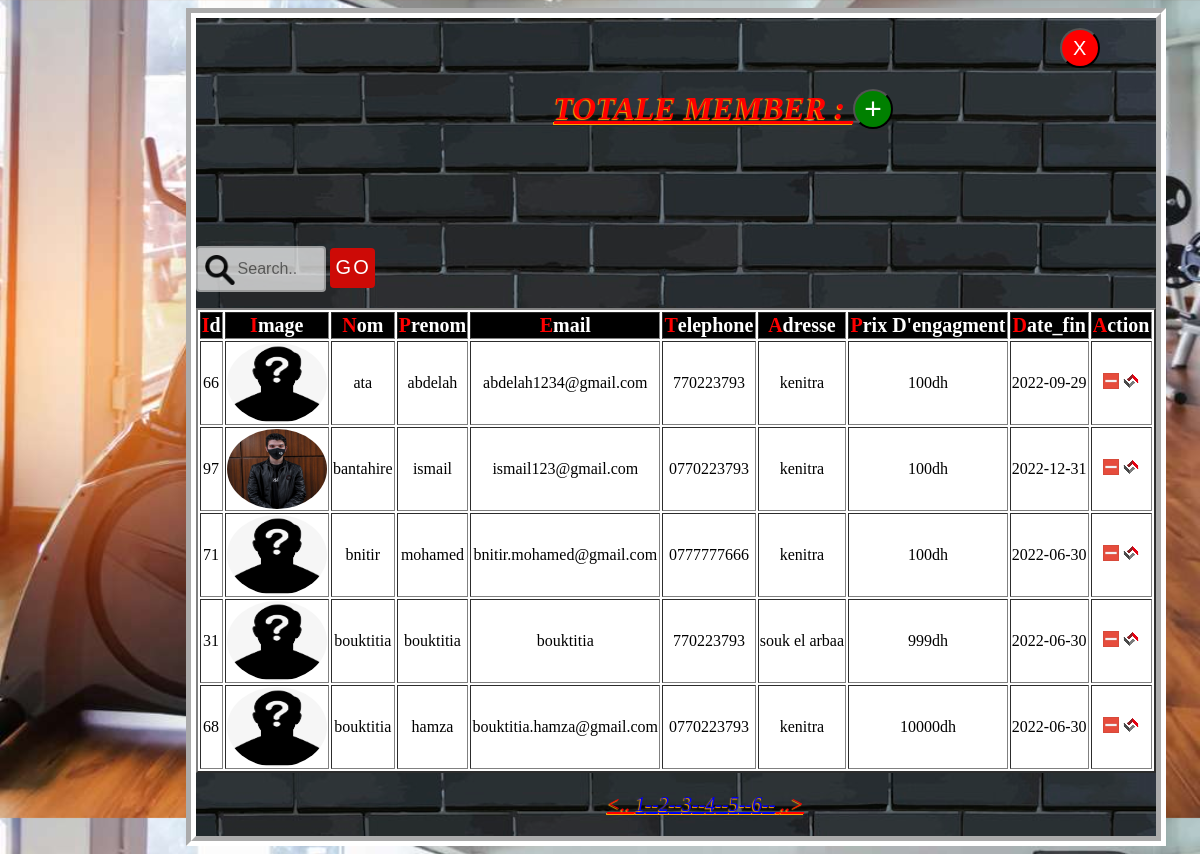
Page /Monprojet/totalm.php on the committed database.
### tables this page shows
CREATE TABLE `personne` (
  `id_personne` int(11) NOT NULL,
  `nom` varchar(40) NOT NULL,
  `prenom` varchar(40) NOT NULL,
  `adresse` varchar(50) NOT NULL,
  `email` varchar(50) NOT NULL,
  `telephone` varchar(11) NOT NULL,
  `date_fin` date NOT NULL,
  `prix` varchar(20) NOT NULL,
  `img_m` varchar(50) NOT NULL,
  `date_insc` date NOT NULL DEFAULT current_timestamp(),
  `now` date DEFAULT NULL
);

### Monprojet/totalm.php (the view, shortened to what this page needs)
<?php
$servername="localhost";
$username="root";
$password="";
$con=mysqli_connect($servername, $username, $password);
mysqli_select_db($con,"gss");
if (isset($_GET['srch'])) {
     $idsearch=$_GET['srch'];
  $requete1 = "SELECT * FROM personne ORDER BY nom,prenom WHERE nom='$idsearch';";
          $resultat5=mysqli_query($con,$requete1);
     }
     else{
$nblim=5;
$requete1 = "SELECT * FROM personne ;";
$resultat1=mysqli_query($con,$requete1);
$results_r=mysqli_num_rows($resultat1);
   $nbpages=ceil($results_r/$nblim);
  if (!isset($_GET['page'])) {
      $page=1;
    }
    else{
      $page=$_GET['page'];
    }
    $this_first=($page-1)*$nblim;
     $requete1 = "SELECT * FROM personne ORDER BY nom,prenom LIMIT $this_first,$nblim;";
$resultat5=mysqli_query($con,$requete1);}
?>
<html>
    <head>
    </head>
    <body>
        <div class="carr">
            <a  style="" href="admin_html.php"><button class="ferm">X</button></a>
            <div class="entet">
             <h1 class="sall"  ">TOTALE MEMBER : <a  style="    " href="ajoutermv2.php"><button class="add_p">+</button></a>
             </h1>
            </div>
 <form action="totphp.php" method="post">
              <input class="search" type="txt" name="idsearch" placeholder="Search.." autofocus >
                <input class="" type="submit" name="btnsh" value="GO"/>
            </form>
          <table border="2">
        <tr>
          <th>id</th>
          <th>image</th>
          <th>nom</th>
          <th>prenom</th>
          <th>email</th>
           <th>telephone</th>
          <th>adresse</th>
          <th>prix d'engagment</th>
          <th>date_fin</th>
          <th>Action</th>
         </tr>
   <?php while($data=mysqli_fetch_array($resultat5)){?>
				<tr>
				<td><label><?php echo $data['id_personne'];?></label></td>
        <td><img class="prod" src="img_m/<?php echo $data['img_m'];?>"></td>
					<td><label><?php echo $data['nom'];?></label></td>
					<td><label><?php echo $data['prenom'];?></label></td>
               <td><label><?php echo $data['email'];?></label></td>
               <td><label><?php echo $data['telephone'];?></label></td>
               <td><label><?php echo $data['adresse'];?></label></td>
                 <td><label><?php echo $data['prix'];?></label></td>
					<td><label><?php echo $data['date_fin'];?></label></td>
					<td>
					<label><a onclick="return confirm('Etes vous sur de vouloir supprimer cette perssone?')" href="totalm.php?delete=<?php echo $data['id_personne']; ?>"><img src="minus.png"></a>
					<label><a href="ajoutermv2.php?editt=<?php echo $data['id_personne']; ?>"><img src="favicon.png"></a>
					</label>
					</td>
				</tr>
    			<?php } ?>
    </table>
    <p class="pages">
     <..
    <?php
           for ($page=1; $page <=$nbpages; $page++) {
             echo '<a href="totalm.php?page='.$page.'">'.$page.'--</a>';
           }
          ?>
            ..>
          </p>
        </div>
    </body>
</html>

### Monprojet/totalm.php (style rules this page uses)
body { background-size: 100%; background-image: url(img/sallsp1.jpg); }
.carr { border: 10px groove #fff ; width:60em ; height:100% auto; margin-left:15%; background-image:url(img/sport.jpg); background-size:100%; }
.search { transition: width 0.4s ease-in-out; }
.search { width: 130px; box-sizing: border-box; border: 2px solid #ccc; border-radius: 4px; font-size: 16px; background-color: white; background-image: url('img/magnifying-glass.png'); background-size:30px; background-position: 7px 7px; background-repeat: no-repeat; padding: 12px 20px 12px 40px; transition: width 0.4s ease-in-out; opacity: 0.7; }
input[type=submit] { font-family: 'source sans pro',sans-serif; letter-spacing:2px; background-color: #25252A; text-align: center; width:45px; height:40px; border: none; color: white; background-color: rgb(205,10,6); border-radius: 4px; box-shadow: inset 0 0 0 #f9e506; transition: ease-out 0.3s; font-size:20px; outline: none; }
.entet { width:100%; height:20% ; background-size: 100%; }
.sall { text-decoration:underline; text-align:center; color: red; text-shadow:-1px 1px 1px orange; margin-left:0%; margin-left:3em; font-style: oblique; }
table { margin-left:0px; background-color:white; width:100%; }
th:first-letter { color:red; font-family: verdana; }
th { font-size:20px; text-transform: capitalize; }
.ferm { background-color: red; color:white; font-size:20px; width:40px; height: 40px; margin-left:90%; margin-top:10px ; border-radius: 50%; }
th { background-color: black; color:white; }
.prod { width: 100px; height:80px; border-radius:50%; background-position:center; }
.add_p { background-color:green; color:white; font-size:30px; width:40px; height: 40px; border-radius: 50%; }
td { text-align: center; }
.pages { text-align: center; text-decoration:underline; text-align:center; color: red; text-shadow:-1px 1px 1px orange; margin-left:0%; margin-left:3em; font-style: oblique; font-size: 20px; }

### rows in the picture
personne: id_personne "66", img_m (picture), nom "ata", prenom "abdelah", email "abdelah1234@gmail.com", telephone "770223793", adresse "kenitra", prix "100dh", date_fin "2022-09-29"
personne: id_personne "97", img_m (picture), nom "bantahire", prenom "ismail", email "ismail123@gmail.com", telephone "0770223793", adresse "kenitra", prix "100dh", date_fin "2022-12-31"
personne: id_personne "71", img_m (picture), nom "bnitir", prenom "mohamed", email "bnitir.mohamed@gmail.com", telephone "0777777666", adresse "kenitra", prix "100dh", date_fin "2022-06-30"
personne: id_personne "31", img_m (picture), nom "bouktitia", prenom "bouktitia", email "bouktitia", telephone "770223793", adresse "souk el arbaa", prix "999dh", date_fin "2022-06-30"
personne: id_personne "68", img_m (picture), nom "bouktitia", prenom "hamza", email "bouktitia.hamza@gmail.com", telephone "0770223793", adresse "kenitra", prix "10000dh", date_fin "2022-06-30"
